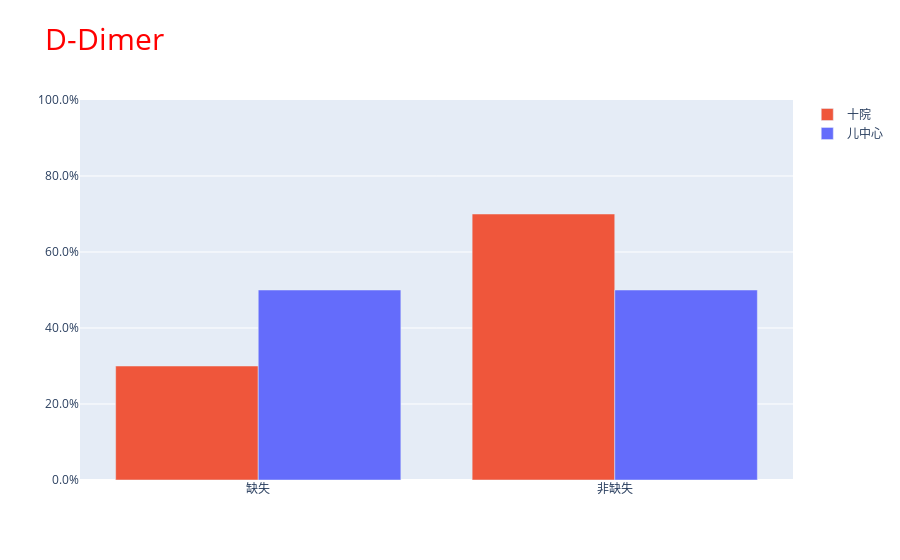

Notebook code for this chart:
### Markdown cell above
### 调整绘图配置

graph_objects方式使用时比express繁琐，但是作为回报，可以对图形进行更精细的配置。例如下面我们额外的配置了标题的size, color, 以及y轴标签的显示格式

### Code cell
fig.update_layout(
    {
        'title': {
            "text": 'D-Dimer',
            'font': {
                'size': 30, # 标题大小
                'color': 'red' # 标题颜色
            }
        }
    }
).update_yaxes(
    range=[0, 1],
    tickformat=".1%" # tick文本显示格式
)

fig

### Figure 1 — Plotly figure (JSON) as saved in the notebook; plotly's stock layout.template omitted (floating-point values rounded to 4 significant figures)
{"data": [{"marker": {"color": "#ef563b"}, "name": "十院", "type": "bar", "x": ["缺失", "非缺失"], "y": [0.3, 0.7]}, {"marker": {"color": "#646cfb"}, "name": "儿中心", "type": "bar", "x": ["缺失", "非缺失"], "y": [0.5, 0.5]}], "layout": {"title": {"font": {"color": "red", "size": 30}, "text": "D-Dimer"}, "yaxis": {"range": [0, 1], "tickformat": ".1%"}}}
